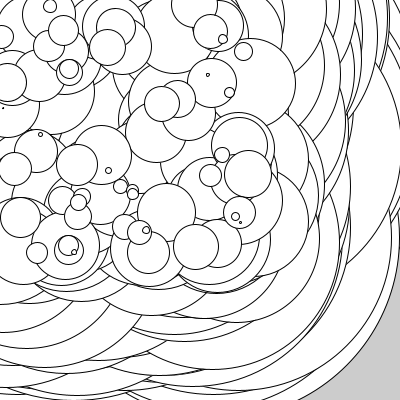
Frame 1 (no input)
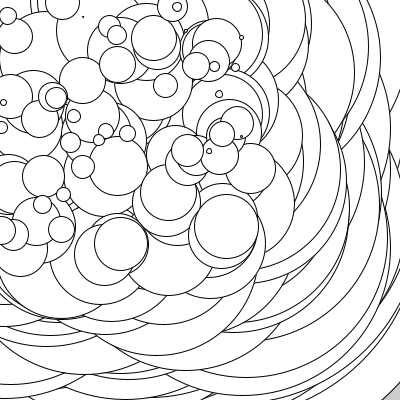
Frame 60 (the mouse pressed at the canvas centre just before this capture)
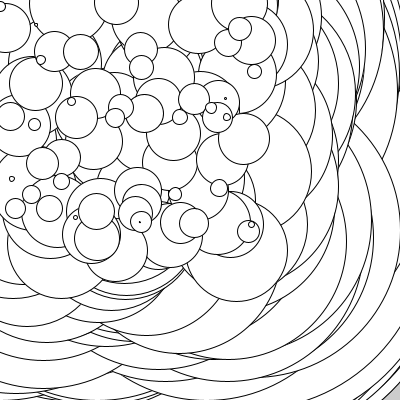
Frame 120 (the mouse held since frame 60 and released just before this capture)

The Processing sketch that drew these frames (run headless with seeded random() and noise(); from frame 60 on, the mouse is pressed at the canvas centre):

// Processing sketch: while4
// ── while4.pde
int x=0;
int y=0;

public void setup()
{
  size(400,400);
}

public void draw()
{
int i = width;
while(i > 0) 
 {
 ellipse(random(255), random(255), i, i); 
 x = x + 30; 
 i--;    
 }
x = 0; 
y=y+30; 

}
